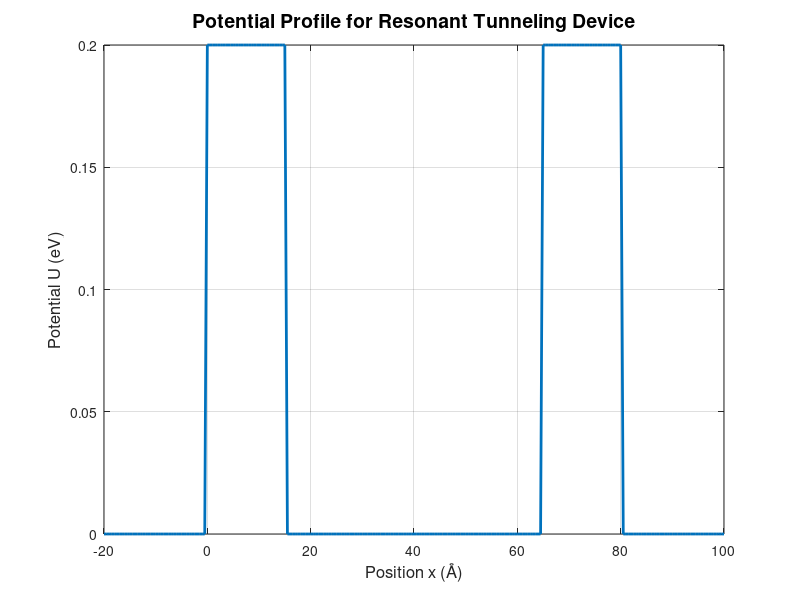
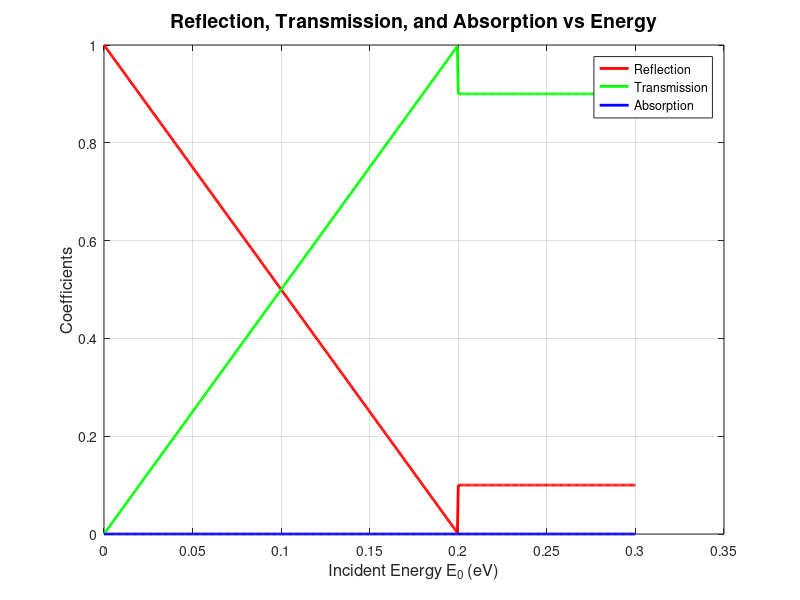

The MATLAB source for these figures, in order:
% Step 1: Setup the potential grid for resonant tunneling device

% Define the grid parameters
x_min = -20;      % Start of grid in Angstroms
x_max = 100;      % End of grid in Angstroms
step_size = 0.5;  % Step size for the grid in Angstroms

% Define the barrier positions and heights
barrier1_start = 0;    % Start of first barrier in Angstroms
barrier1_end = 15;     % End of first barrier in Angstroms
barrier2_start = 65;   % Start of second barrier in Angstroms
barrier2_end = 80;     % End of second barrier in Angstroms
U0_barrier = 0.2;  % Barrier height in eV

% Create the grid (x values)
x_grid = x_min:step_size:x_max;  % X-axis grid from x_min to x_max in steps of 0.5 Å

% Initialize the potential (U values) with zeros
U = zeros(size(x_grid));  % Pre-allocate U with zero potential (U = 0 everywhere initially)

% Loop over the grid and set the potential for the barriers
for i = 1:length(x_grid)
    x = x_grid(i);  % Get the current x position
    
    if x >= barrier1_start && x <= barrier1_end
        U(i) = U0_barrier;  % First barrier (0 Å to 15 Å)
    elseif x >= barrier2_start && x <= barrier2_end
        U(i) = U0_barrier;  % Second barrier (65 Å to 80 Å)
    else
        U(i) = 0;  % Flat region (no barriers)
    end
end

% Plot the potential profile
figure;
plot(x_grid, U, 'LineWidth', 2);
xlabel('Position x (Å)', 'FontSize', 12);
ylabel('Potential U (eV)', 'FontSize', 12);
title('Potential Profile for Resonant Tunneling Device', 'FontSize', 14);
grid on;

% Optional: Display the potential values at each grid point
% disp([x_grid' U']);

% Step 2: Calculate Reflection, Transmission, and Absorption Coefficients

% Define the energy range for incident electrons
E_min = 0;          % Minimum energy in eV
E_max = 0.3;        % Maximum energy in eV
E_step = 0.0005;    % Energy step size in eV
energies = E_min:E_step:E_max;  % Array of energies

% Initialize arrays to store the results
R = zeros(size(energies));  % Reflection coefficients
T = zeros(size(energies));  % Transmission coefficients
A = zeros(size(energies));  % Absorption coefficients

% function for calculating reflection coefficient
function R = calculate_reflection(E0, U0_barrier)
    % You can implement your reflection coefficient calculation here
    % For now, assume a simple reflection model as a placeholder
    if E0 < U0_barrier
        R = 1 - E0/U0_barrier;  % Example: reflection decreases with energy
    else
        R = 0.1;  % Some small reflection for higher energy
    end
end

% Placeholder function for calculating transmission coefficient
function T = calculate_transmission(E0, U0_barrier)
    % You can implement your transmission coefficient calculation here
    % For now, assume a simple transmission model as a placeholder
    if E0 < U0_barrier
        T = E0/U0_barrier;  % Example: transmission increases with energy
    else
        T = 0.9;  % Most of the wave transmits for higher energy
    end
end

% Loop over each energy and compute the coefficients
for i = 1:length(energies)
    E0 = energies(i);  % Get the current energy
    
    % Calculate reflection and transmission for this energy
    % Placeholder functions; need to implement based on potential profile
    R(i) = calculate_reflection(E0, U0_barrier);  % Function to calculate reflection at E0
    T(i) = calculate_transmission(E0, U0_barrier);  % Function to calculate transmission at E0
    
    % Absorption is assumed to be zero for this model
    A(i) = 1 - R(i) - T(i);  % Conservation: R + T + A = 1
    
    % Ensure A does not go below zero due to numerical error
    A(i) = max(0, A(i));
end

% Plot the results
figure;
plot(energies, R, 'r', 'LineWidth', 2);  % Plot reflection in red
hold on;
plot(energies, T, 'g', 'LineWidth', 2);  % Plot transmission in green
plot(energies, A, 'b', 'LineWidth', 2);  % Plot absorption in blue
xlabel('Incident Energy E_0 (eV)', 'FontSize', 12);
ylabel('Coefficients', 'FontSize', 12);
legend('Reflection', 'Transmission', 'Absorption');
title('Reflection, Transmission, and Absorption vs Energy', 'FontSize', 14);
grid on;
hold off;



